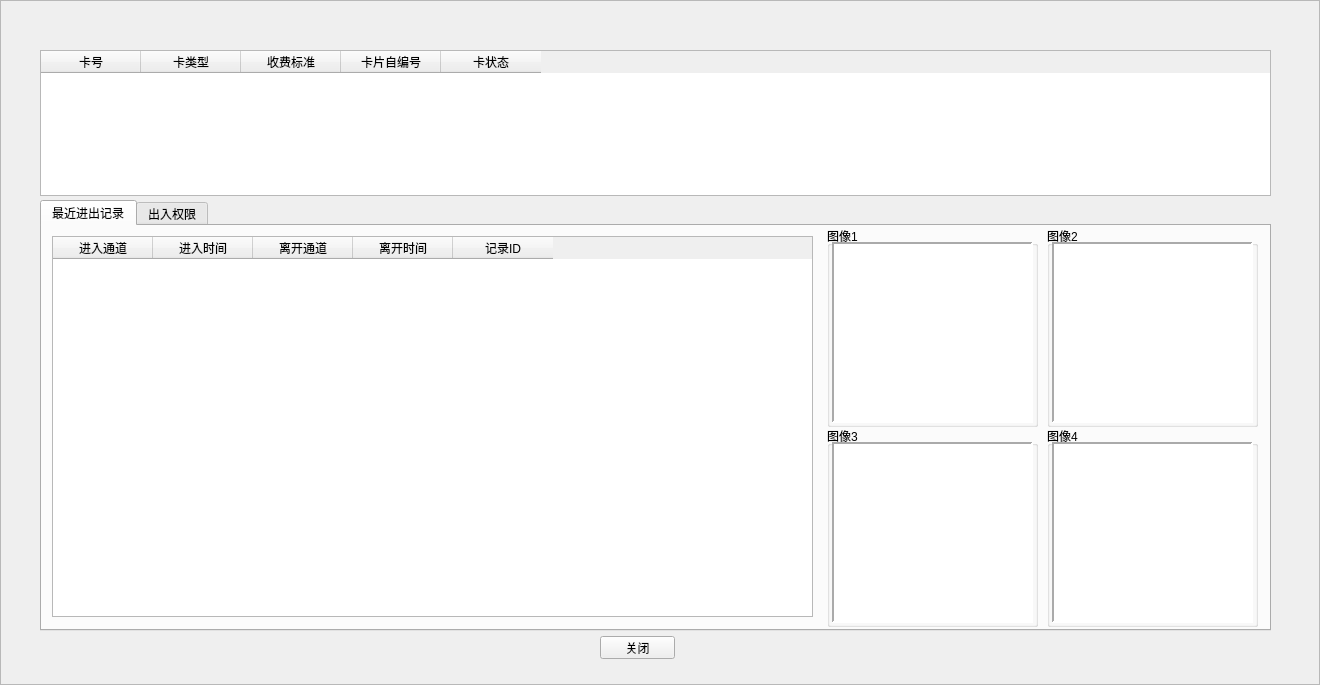
<?xml version="1.0" encoding="UTF-8"?>
<ui version="4.0">
 <class>NewCTimeCard</class>
 <widget class="QFrame" name="NewCTimeCard">
  <property name="geometry">
   <rect>
    <x>0</x>
    <y>0</y>
    <width>1320</width>
    <height>685</height>
   </rect>
  </property>
  <property name="windowTitle">
   <string>计时卡</string>
  </property>
  <property name="styleSheet">
   <string notr="true">background-image:url(D:/WinParkUI/debug/Image/NewIcon/CommonBigBG-normal1366x768.jpg);</string>
  </property>
  <property name="frameShape">
   <enum>QFrame::StyledPanel</enum>
  </property>
  <property name="frameShadow">
   <enum>QFrame::Raised</enum>
  </property>
  <widget class="QWidget" name="widget" native="true">
   <property name="geometry">
    <rect>
     <x>40</x>
     <y>50</y>
     <width>1251</width>
     <height>641</height>
    </rect>
   </property>
   <property name="styleSheet">
    <string notr="true">background-image:url(none);</string>
   </property>
   <widget class="QTableWidget" name="tableTime">
    <property name="geometry">
     <rect>
      <x>0</x>
      <y>0</y>
      <width>1231</width>
      <height>146</height>
     </rect>
    </property>
    <property name="contextMenuPolicy">
     <enum>Qt::CustomContextMenu</enum>
    </property>
    <property name="styleSheet">
     <string notr="true">background-image:url(none);</string>
    </property>
    <column>
     <property name="text">
      <string>卡号</string>
     </property>
    </column>
    <column>
     <property name="text">
      <string>卡类型</string>
     </property>
    </column>
    <column>
     <property name="text">
      <string>收费标准</string>
     </property>
    </column>
    <column>
     <property name="text">
      <string>卡片自编号</string>
     </property>
    </column>
    <column>
     <property name="text">
      <string>卡状态</string>
     </property>
    </column>
   </widget>
   <widget class="QTabWidget" name="tabWidget">
    <property name="geometry">
     <rect>
      <x>0</x>
      <y>150</y>
      <width>1231</width>
      <height>431</height>
     </rect>
    </property>
    <property name="styleSheet">
     <string notr="true">background-image:url(none);</string>
    </property>
    <property name="currentIndex">
     <number>0</number>
    </property>
    <widget class="QWidget" name="tab_7">
     <attribute name="title">
      <string>最近进出记录</string>
     </attribute>
     <widget class="QTableWidget" name="tableAccess">
      <property name="geometry">
       <rect>
        <x>10</x>
        <y>10</y>
        <width>761</width>
        <height>381</height>
       </rect>
      </property>
      <property name="styleSheet">
       <string notr="true">background-image:url(none);</string>
      </property>
      <column>
       <property name="text">
        <string>进入通道</string>
       </property>
      </column>
      <column>
       <property name="text">
        <string>进入时间</string>
       </property>
      </column>
      <column>
       <property name="text">
        <string>离开通道</string>
       </property>
      </column>
      <column>
       <property name="text">
        <string>离开时间</string>
       </property>
      </column>
      <column>
       <property name="text">
        <string>记录ID</string>
       </property>
      </column>
     </widget>
     <widget class="QGroupBox" name="groupBox_8">
      <property name="geometry">
       <rect>
        <x>785</x>
        <y>0</y>
        <width>211</width>
        <height>201</height>
       </rect>
      </property>
      <property name="styleSheet">
       <string notr="true">background-image:url(none);</string>
      </property>
      <property name="title">
       <string>图像1</string>
      </property>
      <widget class="QLabel" name="lblImg1">
       <property name="geometry">
        <rect>
         <x>5</x>
         <y>16</y>
         <width>201</width>
         <height>181</height>
        </rect>
       </property>
       <property name="styleSheet">
        <string notr="true">background-color: rgb(255, 255, 255);</string>
       </property>
       <property name="frameShape">
        <enum>QFrame::Panel</enum>
       </property>
       <property name="frameShadow">
        <enum>QFrame::Sunken</enum>
       </property>
       <property name="lineWidth">
        <number>2</number>
       </property>
       <property name="text">
        <string/>
       </property>
       <property name="scaledContents">
        <bool>true</bool>
       </property>
      </widget>
     </widget>
     <widget class="QGroupBox" name="groupBox_14">
      <property name="geometry">
       <rect>
        <x>1005</x>
        <y>0</y>
        <width>211</width>
        <height>201</height>
       </rect>
      </property>
      <property name="styleSheet">
       <string notr="true">background-image:url(none);</string>
      </property>
      <property name="title">
       <string>图像2</string>
      </property>
      <widget class="QLabel" name="lblImg2">
       <property name="geometry">
        <rect>
         <x>5</x>
         <y>16</y>
         <width>201</width>
         <height>181</height>
        </rect>
       </property>
       <property name="styleSheet">
        <string notr="true">background-color: rgb(255, 255, 255);</string>
       </property>
       <property name="frameShape">
        <enum>QFrame::Panel</enum>
       </property>
       <property name="frameShadow">
        <enum>QFrame::Sunken</enum>
       </property>
       <property name="lineWidth">
        <number>2</number>
       </property>
       <property name="text">
        <string/>
       </property>
       <property name="scaledContents">
        <bool>true</bool>
       </property>
      </widget>
     </widget>
     <widget class="QGroupBox" name="groupBox_15">
      <property name="geometry">
       <rect>
        <x>785</x>
        <y>200</y>
        <width>211</width>
        <height>201</height>
       </rect>
      </property>
      <property name="styleSheet">
       <string notr="true">background-image:url(none);</string>
      </property>
      <property name="title">
       <string>图像3</string>
      </property>
      <widget class="QLabel" name="lblImg3">
       <property name="geometry">
        <rect>
         <x>5</x>
         <y>16</y>
         <width>201</width>
         <height>181</height>
        </rect>
       </property>
       <property name="styleSheet">
        <string notr="true">background-color: rgb(255, 255, 255);</string>
       </property>
       <property name="frameShape">
        <enum>QFrame::Panel</enum>
       </property>
       <property name="frameShadow">
        <enum>QFrame::Sunken</enum>
       </property>
       <property name="lineWidth">
        <number>2</number>
       </property>
       <property name="text">
        <string/>
       </property>
       <property name="scaledContents">
        <bool>true</bool>
       </property>
      </widget>
     </widget>
     <widget class="QGroupBox" name="groupBox_16">
      <property name="geometry">
       <rect>
        <x>1005</x>
        <y>200</y>
        <width>211</width>
        <height>201</height>
       </rect>
      </property>
      <property name="styleSheet">
       <string notr="true">background-image:url(none);</string>
      </property>
      <property name="title">
       <string>图像4</string>
      </property>
      <widget class="QLabel" name="lblImg4">
       <property name="geometry">
        <rect>
         <x>5</x>
         <y>16</y>
         <width>201</width>
         <height>181</height>
        </rect>
       </property>
       <property name="styleSheet">
        <string notr="true">background-color: rgb(255, 255, 255);</string>
       </property>
       <property name="frameShape">
        <enum>QFrame::Panel</enum>
       </property>
       <property name="frameShadow">
        <enum>QFrame::Sunken</enum>
       </property>
       <property name="lineWidth">
        <number>2</number>
       </property>
       <property name="text">
        <string/>
       </property>
       <property name="scaledContents">
        <bool>true</bool>
       </property>
      </widget>
     </widget>
    </widget>
    <widget class="QWidget" name="tab_8">
     <attribute name="title">
      <string>出入权限</string>
     </attribute>
     <widget class="QPushButton" name="pushButton_8">
      <property name="geometry">
       <rect>
        <x>1140</x>
        <y>380</y>
        <width>75</width>
        <height>23</height>
       </rect>
      </property>
      <property name="text">
       <string>保存</string>
      </property>
     </widget>
     <widget class="QTableWidget" name="tableEntranceRight">
      <property name="geometry">
       <rect>
        <x>10</x>
        <y>10</y>
        <width>1201</width>
        <height>361</height>
       </rect>
      </property>
      <column>
       <property name="text">
        <string>通道名称</string>
       </property>
      </column>
      <column>
       <property name="text">
        <string>进入时间</string>
       </property>
      </column>
      <column>
       <property name="text">
        <string>离开时间</string>
       </property>
      </column>
      <column>
       <property name="text">
        <string>ID</string>
       </property>
      </column>
     </widget>
     <widget class="QLabel" name="lblCardNo">
      <property name="geometry">
       <rect>
        <x>70</x>
        <y>400</y>
        <width>54</width>
        <height>12</height>
       </rect>
      </property>
      <property name="text">
       <string/>
      </property>
     </widget>
    </widget>
   </widget>
   <widget class="QPushButton" name="btnMinimalize">
    <property name="geometry">
     <rect>
      <x>560</x>
      <y>586</y>
      <width>75</width>
      <height>23</height>
     </rect>
    </property>
    <property name="styleSheet">
     <string notr="true">background-image:url(none);</string>
    </property>
    <property name="text">
     <string>关闭</string>
    </property>
   </widget>
  </widget>
  <widget class="QLabel" name="lblTitle">
   <property name="geometry">
    <rect>
     <x>30</x>
     <y>5</y>
     <width>141</width>
     <height>21</height>
    </rect>
   </property>
   <property name="font">
    <font>
     <weight>75</weight>
     <bold>true</bold>
    </font>
   </property>
   <property name="styleSheet">
    <string notr="true">background-image:url(none);
color: rgb(170, 0, 0);</string>
   </property>
   <property name="text">
    <string/>
   </property>
  </widget>
  <widget class="QLabel" name="lblClose">
   <property name="geometry">
    <rect>
     <x>1282</x>
     <y>4</y>
     <width>30</width>
     <height>15</height>
    </rect>
   </property>
   <property name="text">
    <string/>
   </property>
  </widget>
 </widget>
 <resources/>
 <connections/>
</ui>
